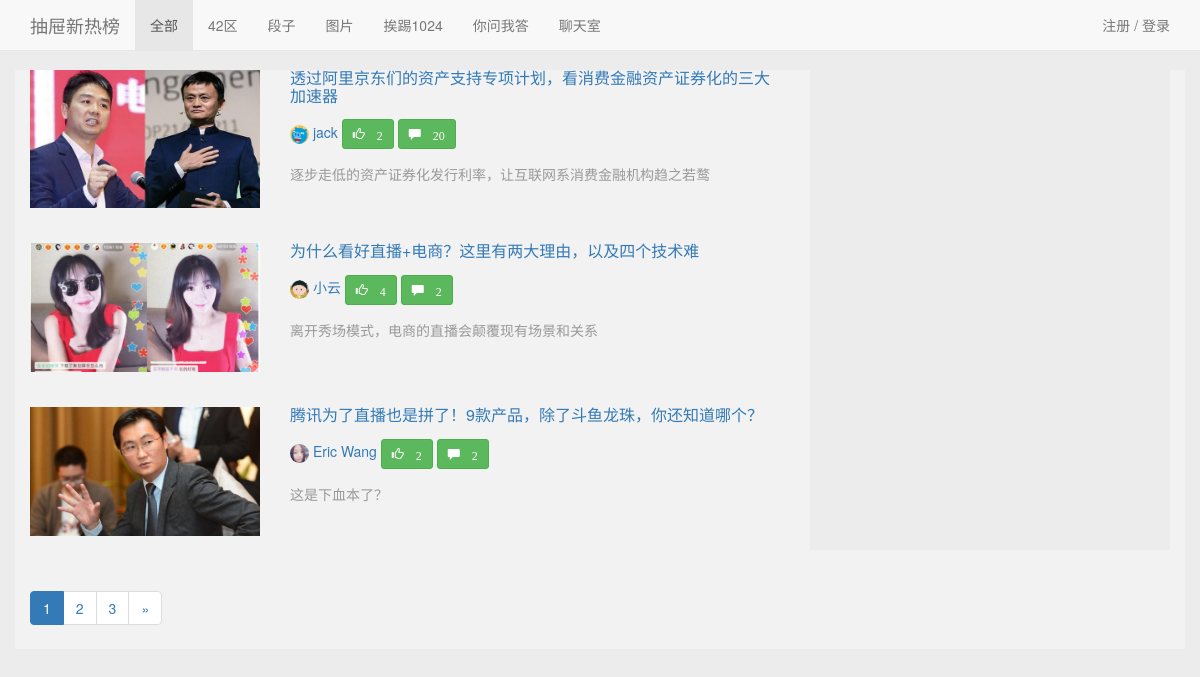
The page /bbs/ on the database its author committed.
### bbs/models.py (models this page shows, shortened)
class Category(models.Model):
    name = models.CharField(max_length=64, unique=True, verbose_name=u'版块名称')
    brief = models.CharField(null=True, blank=True, max_length=255, verbose_name=u'版块简介')
    set_as_top_menu = models.BooleanField(default=False, verbose_name=u'是否置顶显示')
    position_index = models.SmallIntegerField(verbose_name=u'导航栏权重')
    admins = models.ManyToManyField('UserProfile', blank=True)
    class Meta:
        verbose_name = u'版块'
        verbose_name_plural = u'版块'

class Article(models.Model):
    title = models.CharField(max_length=255, verbose_name=u'文章标题')
    brief = models.CharField(null=True, blank=True, max_length=255, verbose_name=u'简介')
    category = models.ForeignKey('Category', verbose_name=u'版块')
    content = models.TextField(verbose_name=u'文章内容')
    author = models.ForeignKey('UserProfile', verbose_name=u'发布者')
    pub_date = models.DateTimeField(blank=True, null=True, verbose_name=u'发布日期')
    last_modify = models.DateTimeField(auto_now=True)  # 每次修改自动更新时间
    priority = models.IntegerField(verbose_name=u'优先级', default=1000)
    head_img = models.ImageField(verbose_name=u'文章标题图片', upload_to='uploads')
    status_choices = (
        ('draft', u'草稿'),
        ('published', u'已发布'),
        ('hidden', u'隐藏'),
    )
    status = models.CharField(choices=status_choices, default='published', max_length=32, verbose_name=u'状态')
    class Meta:
        verbose_name = u'文章'
        verbose_name_plural = u'文章'

class UserProfile(models.Model):
    user = models.OneToOneField(User, verbose_name=u'用户名')
    name = models.CharField(max_length=32, verbose_name=u'昵称')
    friends = models.ManyToManyField('self', related_name='my_friends', blank=True)
    signature = models.CharField(max_length=255, blank=True, null=True, verbose_name=u'签名')
    head_img = models.ImageField(
        blank=True, null=True, verbose_name=u'头像', upload_to='uploads')
    def __str__(self):
        return self.name
    class Meta:
        verbose_name = u'用户'
        verbose_name_plural = u'用户'

### bbs/views.py (the view)
def index(request):
    context = dict()
    try:
        category_obj = models.Category.objects.get(position_index=1)
        context['category_obj'] = category_obj
    except ObjectDoesNotExist:
        pass
    article_list = models.Article.objects.filter(status='published').order_by('-pub_date')
    context['category_list'] = category_list
    article_list = set_paginator(request, article_list)
    context['article_list'] = article_list
    return render(request, 'bbs/index.html', context)

### bbs/templatetags/urlextend.py (called while the page is built, shortened)
@register.filter
def show_img(img_obj):
    print('15---', img_obj)
    if hasattr(img_obj, 'name'):
        return str(img_obj.name).split('/', maxsplit=1)[-1]
    else:
        return ''

@register.simple_tag
def resolve_comment(article_obj):
    reduce_list = article_obj.comment_set.select_related().all().values('comment_type')
    comment_types = list(Counter([str(list(new_dict.values())[0]) for new_dict in reduce_list]).items())
    return dict(comment_types)

@register.filter
def diff_time(timedate):
    if type(timedate) is not datetime.datetime:
        return ''

### bbs/views.py (called while the page is built)
def set_paginator(request, model_data):
    max_record = request.GET.get('max_record')  # 获取每页显示多少条数据
    try:
        if max_record:
            max_num = int(max_record)
        else:
            max_num = 3  # 默认显示10条数据
    except ValueError:
        max_num = 3
    paginator = Paginator(model_data, max_num)
    page = request.GET.get('page')
    try:
        model_data = paginator.page(page)  # 获取第几页数据
    except PageNotAnInteger:
        model_data = paginator.page(1)  # 默认显示第一页数据
    except EmptyPage:
        model_data = paginator.page(paginator.num_pages)  # 如果获取的分页数据不存在,则显示最后一页数据
    return model_data

### templates/bbs/index.html (shortened to what this page needs)
{% extends 'base.html' %}
{% load urlextend %}
{% block container %}
    <div class="container">
        <div class="row" style="background-color: #f2f2f2">
        <div class="col-md-8">
            {% for article in article_list %}
                <div class="row" style="margin-bottom: 35px">
                    <div class="col-md-4">
                        <img src="/static/{{ article.head_img|show_img }}" width="100%">
                    </div>
                    <div class="col-md-8">
                        <h3 style="margin-bottom: 15px;font-size: 16px;margin-top: -1px"><a href="{% url 'article_detail' article.id %}">{{ article.title }}</a></h3>
                        <div style="margin-bottom: 15px;color: #bbb">
                            <a><span><img src="/static/{{ article.author.head_img|show_img }}" width="19" height="19" style="border-radius: 25px"> {{ article.author }}</span></a>
                            {% resolve_comment article as comment_types %}
                            <button type="button" class="btn btn-sm btn-success" name="add-thumbs" article-id="{{ article.id }}"><span class="glyphicon glyphicon-thumbs-up" > {% if not comment_types.2 %}0{% endif %}{{ comment_types.2 }}</span></button>
                            <button type="button" class="btn btn-sm btn-success" name="get-comment"><span class="glyphicon glyphicon-comment" > {% if not comment_types.1 %}0{% endif %}{{ comment_types.1 }}</span></button>
                        </div>
                        <div style="color: #999">{{ article.brief }}</div>
                    </div>
                </div>
            {% endfor %}
            {% paginator article_list %}
        </div>
        <div class="col-md-4">
            <div>
                <div class="" style="height: 480px;background-color: #ececec">
                </div>
            </div>
        </div>
    </div>
    </div>
{% endblock %}

### templates/base.html (shortened to what this page needs)
{% load urlextend %}
<!DOCTYPE html>
<html lang="zh-CN">
    <head>
        <link href="/static/plugins/bootstrap-3.3.5/css/bootstrap.min.css" rel="stylesheet">
        <link href="/static/plugins/Font-Awesome-3.2.1/css/font-awesome.css" rel="stylesheet">
        <link href="/static/plugins/sweetalert/sweetalert.css" rel="stylesheet">
        <link href="/static/plugins/summernote/summernote.css" rel="stylesheet">
        <link href="/static/css/navbar-fixed-top.css" rel="stylesheet">
        <link href="/static/css/custom.css" rel="stylesheet">
    </head>
    <body>
        <nav class="navbar navbar-default navbar-fixed-top">
            <div class="container">
                <div class="navbar-header">
                    <a class="navbar-brand" href="/bbs">抽屉新热榜</a>
                </div>
                <div id="navbar" class="navbar-collapse collapse">
                    <ul class="nav navbar-nav">
                        {% block nav-left %}
                            {% for category in category_list %}
                                <li class="{% if category_obj.id == category.id %}active{% endif %}"><a href="{% url 'category' category.id %}">{{ category.name }}</a></li>
                            {% endfor %}
                        {% endblock %}
                        <li><a href="{% url 'dashboard' %}">聊天室</a></li>
                    </ul>
                    <ul class="nav navbar-nav navbar-right">
                        {% block nav-right %}
                                {% if request.user.is_authenticated %}
                                    <li class="" style="background-color: #00CC00"><a class="bg-success" href="{% url 'publish' %}">发布文章</a></li>
                                    <li class=""><a href=""><img src="/static/{{ request.user.userprofile.head_img|show_img }}" width="19" height="19" style="border-radius: 25px"> {{ request.user.userprofile.name }}</a></li>
                                    <li class=""><a href="{% url 'logout' %}?next={{ request.path }}">注销</a></li>
                                {% else %}
                                    <li class=""><a href="{% url 'login' %}?next={{ request.path }}">注册 / 登录</a></li>
                                {% endif %}
                        {% endblock %}
                    </ul>
                </div>
            </div>
        </nav>
        {% block container %}{% endblock %}
    </body>
</html>

### static/css/navbar-fixed-top.css (style rules this page uses)
body { padding-top: 70px; background-color: #ececec; }

### rows shown on the page
Category: name "全部"
Category: name "42区"
Category: name "段子"
Category: name "图片"
Category: name "挨踢1024"
Category: name "你问我答"
Article: head_img|show_img (picture), title "透过阿里京东们的资产支持专项计划，看消费金融资产证券化的三大加速器", author.head_img|show_img (picture), author "jack", comment_types "2", comment_types "20", brief "逐步走低的资产证券化发行利率，让互联网系消费金融机构趋之若鹜"
Article: head_img|show_img (picture), title "为什么看好直播+电商？这里有两大理由，以及四个技术难", author.head_img|show_img (picture), author "小云", comment_types "4", comment_types "2", brief "离开秀场模式，电商的直播会颠覆现有场景和关系"
Article: head_img|show_img (picture), title "腾讯为了直播也是拼了！9款产品，除了斗鱼龙珠，你还知道哪个？", author.head_img|show_img (picture), author "Eric Wang", category "2", brief "这是下血本了？"
